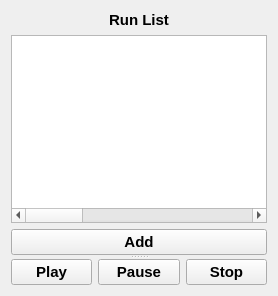
          <widget class="QWidget" name="run_list_area">
           <layout class="QGridLayout" name="gridLayout">
            <item row="1" column="0">
             <widget class="QSplitter" name="splitter">
              <property name="orientation">
               <enum>Qt::Vertical</enum>
              </property>
              <widget class="QWidget" name="layoutWidget">
               <layout class="QVBoxLayout" name="verticalLayout">
                <item>
                 <widget class="QTableWidget" name="table_run_list">
                  <attribute name="horizontalHeaderVisible">
                   <bool>false</bool>
                  </attribute>
                  <attribute name="horizontalHeaderCascadingSectionResizes">
                   <bool>true</bool>
                  </attribute>
                  <attribute name="horizontalHeaderDefaultSectionSize">
                   <number>200</number>
                  </attribute>
                  <attribute name="horizontalHeaderShowSortIndicator" stdset="0">
                   <bool>true</bool>
                  </attribute>
                  <attribute name="horizontalHeaderStretchLastSection">
                   <bool>true</bool>
                  </attribute>
                  <attribute name="verticalHeaderShowSortIndicator" stdset="0">
                   <bool>false</bool>
                  </attribute>
                  <attribute name="verticalHeaderStretchLastSection">
                   <bool>false</bool>
                  </attribute>
                  <column>
                   <property name="text">
                    <string>Name of Run ⇵</string>
                   </property>
                  </column>
                  <column>
                   <property name="text">
                    <string>Description of Run</string>
                   </property>
                  </column>
                  <column>
                   <property name="text">
                    <string>Result with Timestamp</string>
                   </property>
                  </column>
                  <column>
                   <property name="text">
                    <string>Control Status</string>
                   </property>
                  </column>
                 </widget>
                </item>
                <item>
                 <widget class="QPushButton" name="button_add_run">
                  <property name="font">
                   <font>
                    <pointsize>11</pointsize>
                    <weight>75</weight>
                    <bold>true</bold>
                   </font>
                  </property>
                  <property name="text">
                   <string>Add</string>
                  </property>
                 </widget>
                </item>
               </layout>
              </widget>
              <widget class="QWidget" name="layoutWidget">
               <layout class="QHBoxLayout" name="horizontalLayout_3">
                <item>
                 <widget class="QPushButton" name="button_play_run">
                  <property name="font">
                   <font>
                    <pointsize>11</pointsize>
                    <weight>75</weight>
                    <bold>true</bold>
                   </font>
                  </property>
                  <property name="text">
                   <string>Play</string>
                  </property>
                 </widget>
                </item>
                <item>
                 <widget class="QPushButton" name="button_pause_run">
                  <property name="font">
                   <font>
                    <pointsize>11</pointsize>
                    <weight>75</weight>
                    <bold>true</bold>
                   </font>
                  </property>
                  <property name="text">
                   <string>Pause</string>
                  </property>
                 </widget>
                </item>
                <item>
                 <widget class="QPushButton" name="button_stop_run">
                  <property name="font">
                   <font>
                    <pointsize>11</pointsize>
                    <weight>75</weight>
                    <bold>true</bold>
                   </font>
                  </property>
                  <property name="text">
                   <string>Stop</string>
                  </property>
                 </widget>
                </item>
               </layout>
              </widget>
             </widget>
            </item>
            <item row="0" column="0">
             <widget class="QLabel" name="label_3">
              <property name="text">
               <string>&lt;html&gt;&lt;head/&gt;&lt;body&gt;&lt;p align=&quot;center&quot;&gt;&lt;span style=&quot; font-size:11pt; font-weight:600;&quot;&gt;Run List&lt;/span&gt;&lt;/p&gt;&lt;/body&gt;&lt;/html&gt;</string>
              </property>
             </widget>
            </item>
           </layout>
          </widget>
